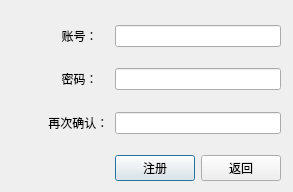
<?xml version="1.0" encoding="UTF-8"?>
<ui version="4.0">
 <class>Dialog</class>
 <widget class="QDialog" name="Dialog">
  <property name="geometry">
   <rect>
    <x>0</x>
    <y>0</y>
    <width>293</width>
    <height>192</height>
   </rect>
  </property>
  <property name="windowTitle">
   <string>Dialog</string>
  </property>
  <property name="sizeGripEnabled">
   <bool>false</bool>
  </property>
  <property name="modal">
   <bool>false</bool>
  </property>
  <widget class="QWidget" name="gridLayoutWidget">
   <property name="geometry">
    <rect>
     <x>10</x>
     <y>10</y>
     <width>271</width>
     <height>171</height>
    </rect>
   </property>
   <layout class="QGridLayout" name="gridLayout">
    <item row="0" column="2">
     <spacer name="verticalSpacer_4">
      <property name="orientation">
       <enum>Qt::Vertical</enum>
      </property>
      <property name="sizeHint" stdset="0">
       <size>
        <width>20</width>
        <height>40</height>
       </size>
      </property>
     </spacer>
    </item>
    <item row="4" column="2">
     <spacer name="verticalSpacer">
      <property name="orientation">
       <enum>Qt::Vertical</enum>
      </property>
      <property name="sizeHint" stdset="0">
       <size>
        <width>20</width>
        <height>40</height>
       </size>
      </property>
     </spacer>
    </item>
    <item row="3" column="1">
     <widget class="QLabel" name="label">
      <property name="text">
       <string>     密码：</string>
      </property>
     </widget>
    </item>
    <item row="3" column="2">
     <widget class="QLineEdit" name="lineEdit_2"/>
    </item>
    <item row="2" column="2">
     <spacer name="verticalSpacer_5">
      <property name="orientation">
       <enum>Qt::Vertical</enum>
      </property>
      <property name="sizeHint" stdset="0">
       <size>
        <width>20</width>
        <height>40</height>
       </size>
      </property>
     </spacer>
    </item>
    <item row="1" column="2">
     <widget class="QLineEdit" name="lineEdit"/>
    </item>
    <item row="6" column="2">
     <spacer name="verticalSpacer_2">
      <property name="orientation">
       <enum>Qt::Vertical</enum>
      </property>
      <property name="sizeHint" stdset="0">
       <size>
        <width>20</width>
        <height>40</height>
       </size>
      </property>
     </spacer>
    </item>
    <item row="5" column="1">
     <widget class="QLabel" name="password_lab">
      <property name="text">
       <string> 再次确认：</string>
      </property>
     </widget>
    </item>
    <item row="5" column="2">
     <widget class="QLineEdit" name="password_le"/>
    </item>
    <item row="5" column="0">
     <spacer name="horizontalSpacer_2">
      <property name="orientation">
       <enum>Qt::Horizontal</enum>
      </property>
      <property name="sizeHint" stdset="0">
       <size>
        <width>40</width>
        <height>20</height>
       </size>
      </property>
     </spacer>
    </item>
    <item row="1" column="1">
     <widget class="QLabel" name="username_lab">
      <property name="text">
       <string>     账号：</string>
      </property>
     </widget>
    </item>
    <item row="8" column="2">
     <layout class="QHBoxLayout" name="horizontalLayout">
      <item>
       <widget class="QPushButton" name="login_btn">
        <property name="text">
         <string>注册</string>
        </property>
       </widget>
      </item>
      <item>
       <widget class="QPushButton" name="register_btn">
        <property name="text">
         <string>返回</string>
        </property>
       </widget>
      </item>
     </layout>
    </item>
   </layout>
  </widget>
 </widget>
 <resources/>
 <connections/>
</ui>
